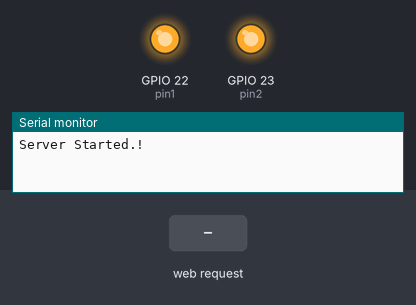
Recording of a sketch running on a simulated ESP32. Shown: output pins drawn as LEDs (lit = HIGH), the last lines printed to the serial monitor. Inputs (shaded band) come from the test bench.

Above: at 1.2 s.
1.3 s: HTTP request GET / received
At 2.2 s:
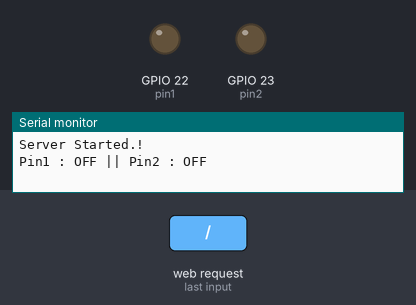
2.8 s: HTTP request GET /pin1On received
At 3.4 s:
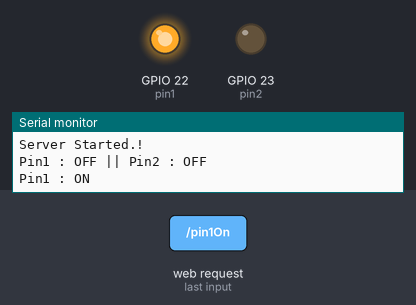
4.3 s: HTTP request GET /pin2On received
At 5.5 s:
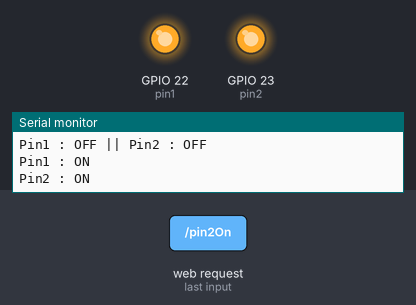
5.8 s: HTTP request GET /pin1Off received
At 6.9 s:
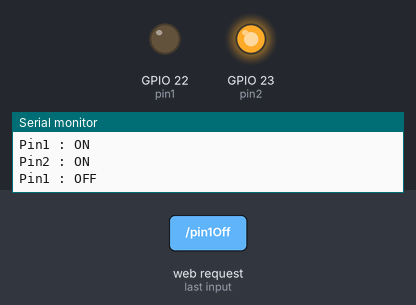
7.3 s: HTTP request GET /pin2Off received
At 8.0 s:
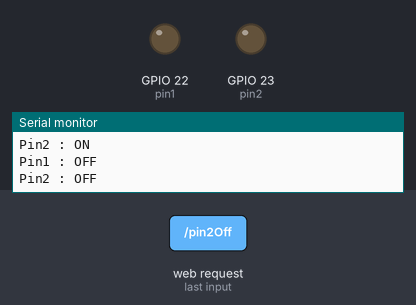
Timing chart, 0 to 9.8 s (numbered marks = the images above; inputs shaded):
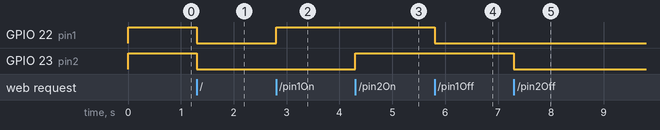

The sketch:

firmWare.ino
```cpp
#include <WiFi.h>
#include <WebServer.h>

// Setting the Wifi Server Credentials
const char* ssid = "Baraza's_Server";
const char* password = "12345Baraza";

// setting the IP addresses
IPAddress local_ip(192, 168, 4, 1);
IPAddress gateway(192, 168, 1, 0);
IPAddress subnet(255, 255, 255, 0);

// Declare useful pins and initialize their states to low
int pin1 = 22;
bool pin1Status = HIGH;
int pin2 = 23;
bool pin2Status = HIGH;

// Initialize the Server
WebServer server(80);     // This port Listens the HTTP request and process them accordingly

void setup() {
  // put your setup code here, to run once:
  Serial.begin(115200);
  pinMode(pin1, OUTPUT);
  pinMode(pin2, OUTPUT);

  //Initialize the ESP32 with the Credentials for it to be a Server
  WiFi.softAP(ssid, password);
  WiFi.softAPConfig(local_ip, gateway, subnet);

  // HTTP Request handler by the on()
  server.on("/", serverOn);
  server.on("/pin1On", pin1On);
  server.on("/pin1Off", pin1Off);
  server.on("/pin2On", pin2On);
  server.on("/pin2Off", pin2Off);

  server.begin();
  Serial.println("Server Started.!");
}

void loop() {
  // put your main code here, to run repeatedly:
  server.handleClient();
  if(pin1Status)
    digitalWrite(pin1, HIGH);
  else
    digitalWrite(pin1, LOW);

  if(pin2Status)
    digitalWrite(pin2, HIGH);
  else
    digitalWrite(pin2, LOW);
}


void serverOn() {
  pin1Status = LOW;   pin2Status = LOW;
  Serial.println("Pin1 : OFF || Pin2 : OFF");
  server.send(200, "text/html", sendHTML(pin1Status, pin2Status));
}

void pin1On() {
  pin1Status = HIGH;
  Serial.println("Pin1 : ON");
  server.send(200, "text/html", sendHTML(true, pin2Status));
}

void pin1Off() {
  pin1Status = LOW;
  Serial.println("Pin1 : OFF");
  server.send(200, "text/html", sendHTML(false, pin2Status));
}

void pin2On() {
  pin2Status = HIGH;
  Serial.println("Pin2 : ON");
  server.send(200, "text/html", sendHTML(pin1Status, true));
}

void pin2Off() {
  pin2Status = LOW;
  Serial.println("Pin2 : OFF");
  server.send(200, "text/html", sendHTML(pin1Status, false));
}

String sendHTML(int pin1Status, int pin2Status) {
  String page = "<!DOCTYPE html><html lang=\"en\"><head> <meta charset=\"UTF-8\"> <meta name=\"viewport\" content=\"width=device-width, initial-scale=1.0\"> <title>ESP32 Server</title> <style> body { margin: 0; padding: 0; height: 100vh; display: grid; grid-template-columns: repeat(3, minmax(100px, auto)); grid-template-rows: repeat(3, minmax(100px, auto)); } #bd { padding-top: 100px; border-radius: 30px; box-shadow: 5px 5px 5px rgb(171, 171, 171); background-color: antiquewhite; grid-row-start: 2; grid-row-end: 3; grid-column-start: 2; grid-column-end: 3; text-align: center; } button { font-weight: bold; background-color: rgb(51, 51, 242); padding: 12px 15px; border-radius: 12px; outline: none; color: aliceblue; text-decoration: none; border: none; margin: 4px; cursor: pointer; transition: .5s; box-shadow: 5px 5px 5px rgb(132, 131, 131); } button.off { background-color: red; transition: .5s; } button:hover { background-color: blue; transform: scale(1.1); transition: .3s; } button.off:hover { background-color: rgb(212, 30, 91); color: black; transition: .5s; } a { text-decoration: none; } span { color: red; }/* MediaQueries */@media only screen and (max-width: 600px) { h1 { font-size: 15px; } h3 { font-size: 13px; } button { padding: 8px 10px; font-size: 10px; } #bd { padding-top: 80px; margin-top: 20px; grid-row-start: 2; grid-row-end: 3; grid-column-start: 1; grid-column-end: 4; text-align: center; margin: 50px; }} </style></head><body> <div id=\"bd\"> <h1>Baraza's <span>BULB</span> Controller</h1> <h3>2 Controllable <span>Bulb's</span></h3> <a href=\"/pin1Off\"> <button> ON </button> </a> <a href=\"/pin2Off\"> <button> ON </button> </a> <br> <a href=\"/pin1On\"> <button class=\"off one\"> OFF </button> </a> <a href=\"/pin2On\"> <button class=\"off two\"> OFF </button> </a> </div></body></html>";
return page;
}
```

Measured:
- after the input at 1.3 s, GPIO 22 (pin1), GPIO 23 (pin2): HIGH → LOW at once
- after the input at 2.8 s, GPIO 22 (pin1): LOW → HIGH at once
- after the input at 4.3 s, GPIO 23 (pin2): LOW → HIGH at once
- after the input at 5.8 s, GPIO 22 (pin1): HIGH → LOW at once
- after the input at 7.3 s, GPIO 23 (pin2): HIGH → LOW at once
